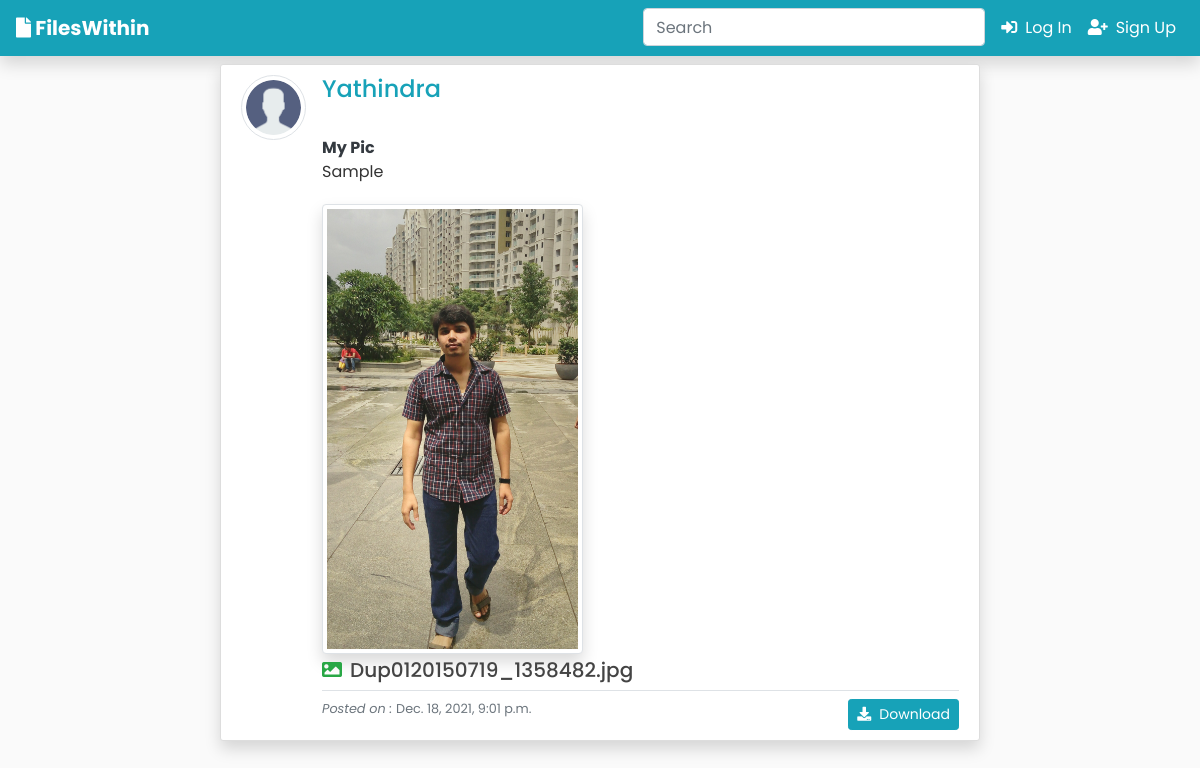
The page /post/19/ on the database its author committed.
### blog/models.py (models this page shows, shortened)
class Post(models.Model):
	title = models.CharField(max_length=200)
	file = models.FileField(null=True,blank=True,upload_to='Files')
	content = models.TextField()
	date_posted = models.DateTimeField(default=timezone.now)
	author = models.ForeignKey(User, on_delete=models.CASCADE)
	def extension(self):
		name, extension = os.path.splitext(self.file.name)
		return extension
	def get_file_name(self):
		name, extension = os.path.splitext(self.file.name)
		return name.split('/')[1] + extension

### users/models.py (models this page shows, shortened)
class Profile(models.Model):
    user = models.OneToOneField(User, on_delete=models.CASCADE)
    image = models.ImageField(default='default.jpg', upload_to='profile_pics')

### blog/views.py (the view)
# urls.py: path('post/<int:pk>/', PostDetailView.as_view(), name='post-detail'),
class PostDetailView(DetailView):
    model = Post
    template_name = 'blog/post_detail.html'

### blog/templates/blog/post_detail.html (shortened to what this page needs)
{% extends "blog/base.html" %}
{% block content %}
<div class="row justify-content-center">
    <article class="media content-section shadow m-2 ool-lg-8 col-md-8">
        <a href="{{ object.author.profile.image.url }} " target="_blank">
            <img src="{{ object.author.profile.image.url }}" alt="" class="article-img rounded-circle img-thumbnail img-fluid">
        </a>
        <div class="media-body">
            <div class="d-flex justify-content-between">
                <a class="mr-2 my-0 text-info" href="{% url 'user-posts' object.author.username  %}">
                    <h4 class="text-info">{{ object.author }}</h4></a>
            </div>
            <div class="mt-4">
                <strong class="text-dark">{{ object.title }}</strong>
                <p class="article-content">{{ object.content }}</p>
                {% if object.file %}
                {% if object.extension == '.jpg' or object.extension == 'jpeg' or object.extension == 'png' %}
                <a href="{{ object.file.url }}" download >
                        <img src="{{ object.file.url }}" alt="" class="img-thumbnail rounded shadow my-1"
                             style="max-height:450px;max-width:450px;"></a>
                <a href="{{ object.file.url }}" download class="text-dark link-info mt-1"><h5>
                <i class="fas fa-image mr-2 text-success"></i>{{ object.get_file_name }}</h5></a>
                {% elif object.extension == '.mp3' %}
                <a href="{{ object.file.url }}"  download class="text-dark link-info mt-1"><h5>
                <i class="fas fa-music mr-2 text-primary"></i>{{ object.get_file_name }}</h5></a>
                {% elif object.extension == '.pdf' or object.extension == '.docx' or object.extension == '.txt'%}
                <a href="{{ object.file.url }}"  download class="text-dark link-info mt-1"><h5>
                <i class="fas fa-file-contract mr-2 text-danger"></i>{{ object.get_file_name }}</h5></a>
                {% else %}
                <a href="{{ object.file.url }}"  download class="text-dark link-info mt-1"><h5>{{ object.get_file_name }}</h5></a>
                {% endif %}
                {% endif %}
            </div>
            <div class="border-top pt-2">
                <small class="text-muted my-0 float-left"><i>Posted on : </i>{{ object.date_posted }}</small>
                {% if object.author != user %}
                 <a href="{{ object.file.url }}" download class="btn btn-info btn-sm float-right" type="submit">
                     <i class="fas fa-download mr-2"></i>Download</a>
                {% endif %}
            </div>
        </div>
    </article>
</div>
{% endblock content %}

### blog/static/blog/main.css (style rules this page uses)
body { background: #fafafa; color: #333333; margin-top: 0; }
h1, h2, h3, h4, h5, h6 { color: #444444; }
.content-section { background: #ffffff; padding: 10px 20px; border: 1px solid #dddddd; border-radius: 3px; margin-bottom: 20px; }
.article-content { white-space: pre-line; }
.article-img { height: 65px; width: 65px; margin-right: 16px; }

### rows shown on the page
Post: author.profile.image (placeholder picture), author "Yathindra", title "My Pic", content "Sample", file (picture), get_file_name "Dup0120150719_1358482.jpg", date_posted "Dec. 18, 2021, 9:01 p.m."
